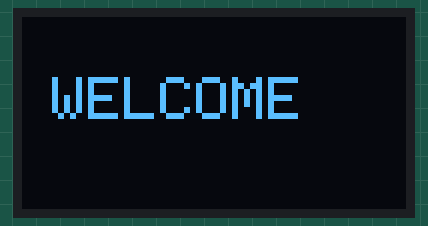
Bench run of a sketch on a simulated Arduino Uno, built for the host (arithmetic inside an expression is 32-bit, double 64-bit). On the bench: 128×64 one-colour display.

Above: at 0.1 s.

The sketch:

OLED.ino
```cpp
#include <Wire.h>
#include <Adafruit_GFX.h>
#include <Adafruit_SSD1306.h>

// Define OLED dimensions and I2C address
#define SCREEN_WIDTH 128
#define SCREEN_HEIGHT 64
#define OLED_RESET -1  // Reset pin not used
#define DISPLAY_ADDRESS 0x3C

// Define custom I2C pins
#define OLED_SDA 17  // Change to your chosen SDA pin
#define OLED_SCL 16  // Change to your chosen SCL pin

TwoWire I2C_OLED = TwoWire(0);  // Use a custom Wire instance
Adafruit_SSD1306 display(SCREEN_WIDTH, SCREEN_HEIGHT, &I2C_OLED, OLED_RESET);

void setup() {
  Serial.begin(9600);

  // Initialize I2C with custom pins
  I2C_OLED.begin(OLED_SDA, OLED_SCL);

  // Initialize the display
  if (!display.begin(SSD1306_SWITCHCAPVCC, DISPLAY_ADDRESS)) {
    Serial.println("SSD1306 allocation failed");
    while (true)
      ;  // Stop if the display doesn't initialize
  }

  // Display "Hello, World!" message
  display.clearDisplay();
  display.setTextSize(2);  // Set text size to make it readable
  display.setTextColor(SSD1306_WHITE);
  display.setCursor(10, 20);  // Set cursor position
  display.println("WELCOME");
  display.display();
  delay(5000);

  // Clear the screen after welcome message
  display.clearDisplay();
}

void loop() {
      // Example of dynamic content to display sensor data
    display.clearDisplay();
    display.setTextSize(1);
    display.setTextColor(SSD1306_WHITE);

    // Display heading
    display.setCursor(0, 0);
    display.println("Agri Arena");
    display.println("Sensor Data");

    // Simulate temperature and humidity values
    float temperature = 24.5;  // Replace with actual reading
    float humidity = 60.2;     // Replace with actual reading
    float soilMoisture = 45.0; // Replace with actual reading

    display.display();
    delay(3000);
}
```
